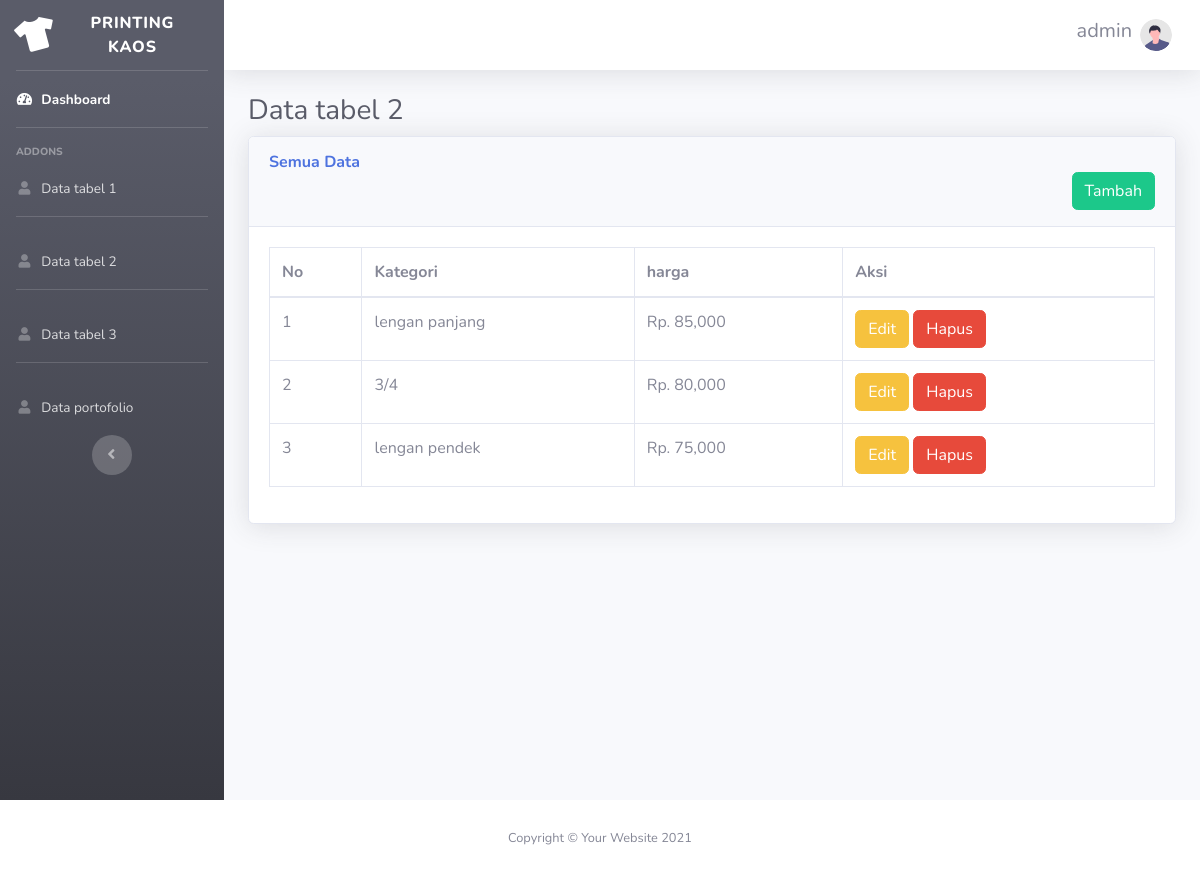
The app's page /admin/tabel2/tabel2.php (signed in) with its own data.
### tables this page shows
CREATE TABLE `tabel2` (
  `id_tabel2` int(11) NOT NULL,
  `kategori` varchar(100) NOT NULL,
  `harga` varchar(100) NOT NULL
);

### admin/tabel2/tabel2.php (the view, shortened to what this page needs)
<?php
include '../header2.php';
include '../../koneksi/koneksi.php';
$query = "SELECT * FROM tabel2 ORDER BY id_tabel2 DESC";
$hasil = mysqli_query($connection, $query);
?>
<div id="wrapper">
    <?php
    include '../sidebar2.php';
    ?>
    <div id="content-wrapper" class="d-flex flex-column">
        <div id="content">
            <nav class="navbar navbar-expand navbar-light bg-white topbar mb-4 static-top shadow">
                <ul class="navbar-nav ml-auto">
                    <li class="nav-item dropdown no-arrow">
                        <a class="nav-link dropdown-toggle" href="#" id="userDropdown" role="button" data-toggle="dropdown" aria-haspopup="true" aria-expanded="false">
                            <span class="mr-2 d-none d-lg-inline text-gray-600 "><h5><?= $_SESSION['user']['username']; ?></h5></span>
                            <img class="img-profile rounded-circle" src="../img/undraw_profile.svg">
                        </a>
                    </li>
                </ul>
            </nav>
            <div class="container-fluid">
                <h1 class="h3 mb-2 text-gray-800">Data tabel 2</h1>
                <div class="card shadow mb-4">
                    <div class="card-header py-3 float-left">
                        <h6 class="m-0 font-weight-bold text-primary">Semua Data</h6>
                        <a href="tambah.php" class="btn btn-success float-right">Tambah</a>
                    </div>
                    <div class="card-body">
                        <div class="table-responsive">
                            <table class="table table-bordered" id="dataTable" width="100%" cellspacing="0">
                                <thead>
                                    <tr>
                                        <th>No</th>
                                        <th>Kategori</th>
                                        <th>harga</th>
                                        <th>Aksi</th>
                                    </tr>
                                </thead>
                                <tbody>
                                    <?php
                                    $no = 1;
                                    foreach ($hasil as $isi) {
                                    ?>
                                        <tr>
                                            <td><?= $no; ?></td>
                                            <td><?= $isi['kategori']; ?></td>
                                            <td>Rp. <?= number_format($isi['harga']); ?></td>
                                            <td>
                                                <a href="edit.php?id=<?= $isi['id_tabel2'];?>&aksi=edit" class="btn btn-warning ">Edit</a>
                                                <a href="proses.php?id=<?= $isi['id_tabel2'];?>&aksi=hapus" class="btn btn-danger ">Hapus</a>
                                            </td>
                                        </tr>
                                    <?php $no++;
                                    } ?>
                                </tbody>
                            </table>
                        </div>
                    </div>
                </div>
            </div>
        </div>
    </div>
</div>
<?php
include '../footer2.php';
?>

### records on screen
tabel2: kategori "lengan panjang", harga "85,000"
tabel2: kategori "3/4", harga "80,000"
tabel2: kategori "lengan pendek", harga "75,000"

### other values on screen
$_SESSION['user']['username'] "admin"
